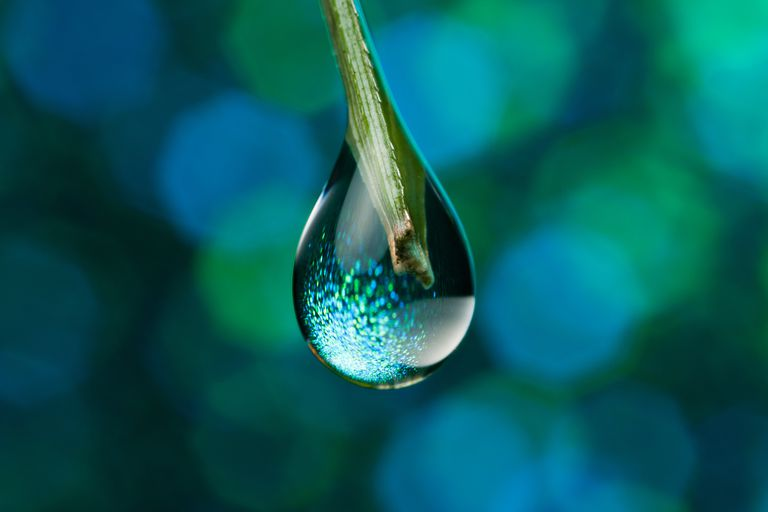
#> input picture images/drop.jpg, 768 x 512 px, found by its file name
$ jupyter execute --allow-errors Lecture_4.ipynb   (shell and % lines are left out)
#> lines starting #> are read from the running program, lines starting #| are printed output that depends on the picture
[cell 1]
from scipy import ndimage
import scipy
import numpy as np
import matplotlib.image as mpimg
from matplotlib import pyplot as plt
import matplotlib

## Defining and visualizing an image

We will use the matplotlib.image library for loading the image from our computer.

[cell 2]
# Define an image
image = [
   [0,0,0,1,0,0,0],
   [0,0,0,1,0,0,0],
   [0,0,0,1,0,0,0],
   [0,0,1,1,1,0,0],
   [0,0,1,1,1,0,0],
   [0,0,1,1,1,0,0],
   [0,0,0,0,0,0,0],
]

# Display the image
plt.figure(figsize=(7,7))
plt.imshow(image, cmap='gray', vmin=-3, vmax=3)
plt.show()
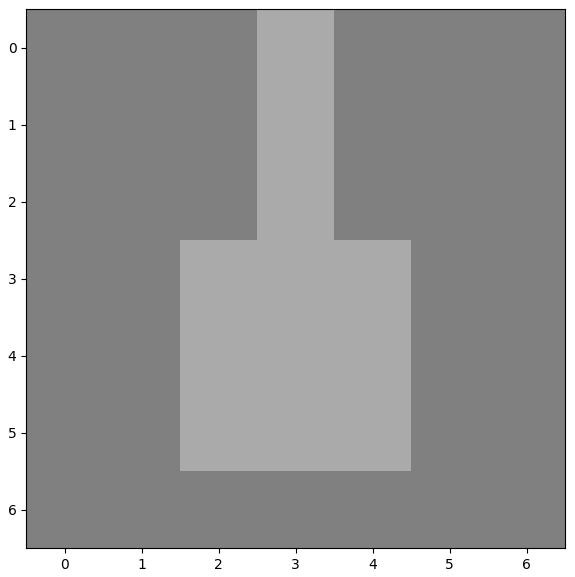
#> figure drawn by matplotlib, 1 panel

[cell 3]
# Define the filter
filter = [
  [-1,0,1],
  [-1,0,1],
  [-1,0,1]
]

# Display the image
plt.figure(figsize=(3,3))
plt.imshow(filter, cmap='gray', vmin=-3, vmax=3)
plt.show()
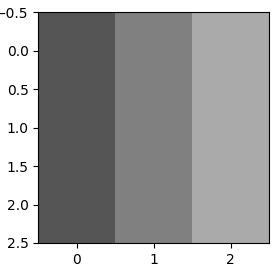
#> figure drawn by matplotlib, 1 panel

# Apply convolution

[cell 4]
# apply convolution operation
def convolve_img(img, fi):
    filtered = ndimage.correlate(img, fi, mode='constant', cval=0.0)
    #filtered = ndimage.correlate(img, fi, mode='mirror')
    return filtered

[cell 5]
filtered_img = convolve_img(image, filter)
# Display the image
plt.figure(figsize=(7,7))
plt.imshow(filtered_img, cmap='gray', vmin=-3, vmax=3)
plt.show()
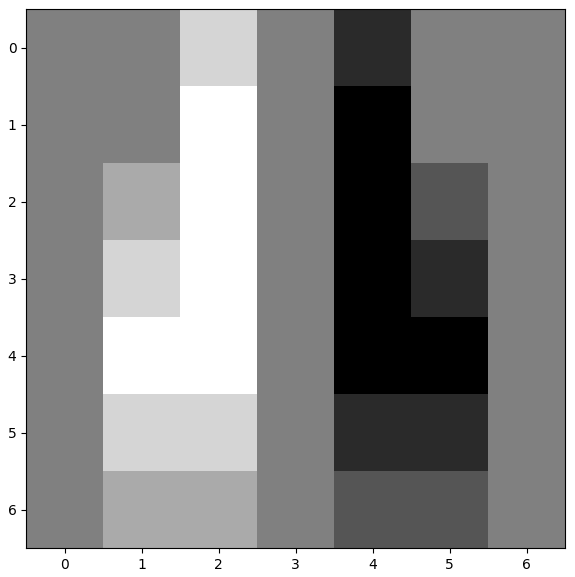
#> figure drawn by matplotlib, 1 panel

[cell 6]
print(filtered_img)

## Loading an image and convolve it

[cell 7]
# Display the loaded image
drop = mpimg.imread("drop.jpg")
#> drop is the input picture: shape (512, 768, 3); mean R, G, B 8.4, 92, 93.7
print(drop.shape)
#| (512, 768, 3)
plt.figure(figsize=(10,10))
plt.imshow(drop)
plt.show()

[cell 8]
def rgb2gray(rgb):
    return np.dot(rgb[...,:3], [0.2989, 0.5870, 0.1140])
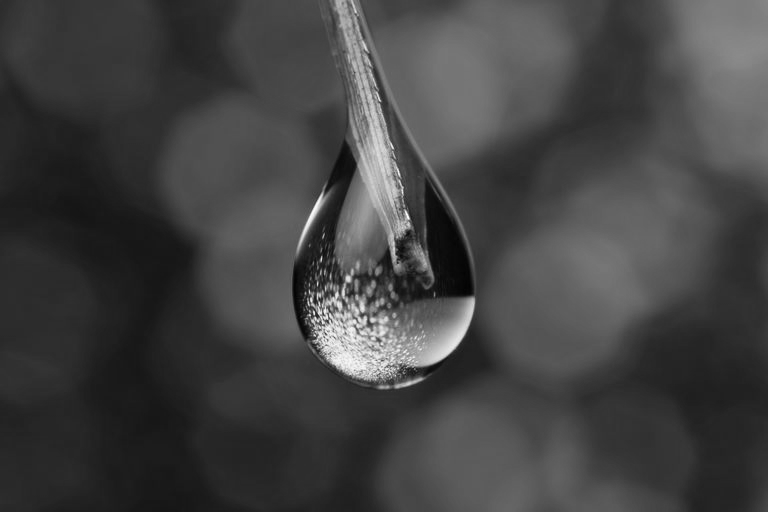
#> returned value: shape (512, 768) float64; min 1.97, max 252.6, mean 67.2

gray_drop = rgb2gray(drop)
print(gray_drop.shape)
#| (512, 768)
plt.figure(figsize=(10,10))
plt.imshow(gray_drop, cmap='gray')
plt.show()

[cell 9]
filter = [
  [-1,0,1],
  [-1,0,1],
  [-1,0,1]
]

# [5 lines of commented-out code are left out]


#> (the rest of this cell did not finish here and is left out)

## Quiz

[cell 10]
## Quiz

filter = [
  [0,0,0],
  [0,1,0],
  [0,0,0]
]

image = [
   [0,0,0,1,0,0,0],
   [0,0,0,1,0,0,0],
   [0,0,0,1,0,0,0],
   [0,0,1,1,1,0,0],
   [0,0,1,1,1,0,0],
   [0,0,1,1,1,0,0],
   [0,0,0,0,0,0,0],
]

filter = np.asarray(filter, dtype=float)
image = np.asarray(image, dtype=float)
filtered_image = convolve_img(image, filter)
# Display the image
f, ax = plt.subplots(1,2, figsize=(20,10))
ax[0].imshow(image, cmap='gray', vmin=0, vmax=3)
ax[1].imshow(filtered_image, cmap='gray',vmin=0, vmax=3)

print(filtered_image)
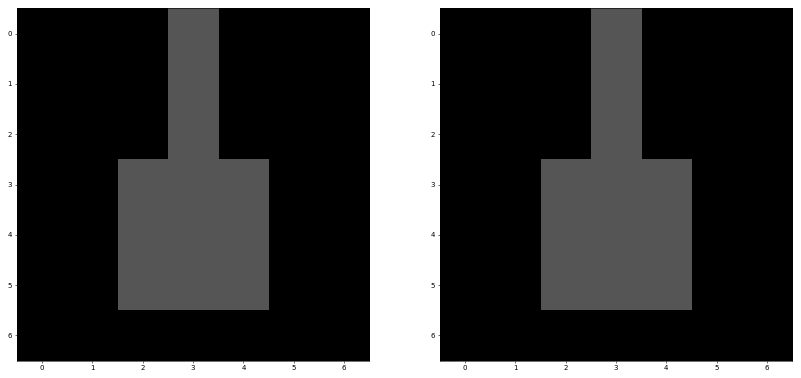
#> figure drawn by matplotlib, 2 panels

$ run again, with images/cat.jpg copied over images/drop.jpg
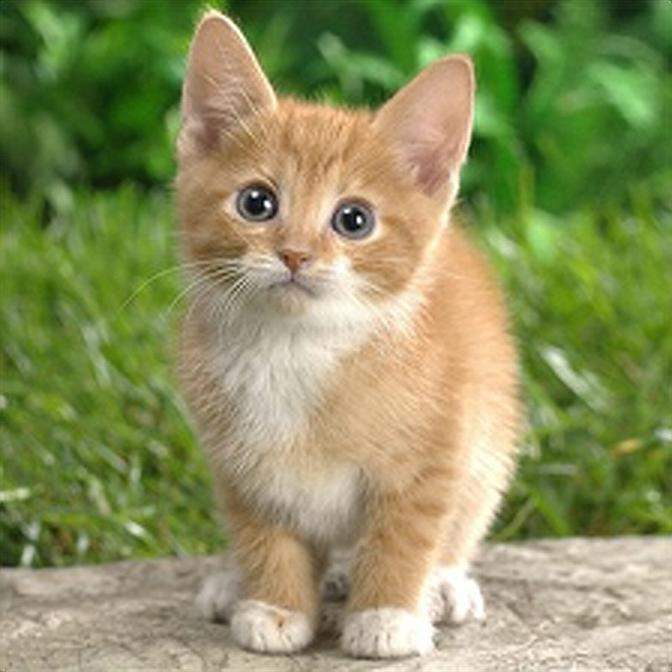
#> input picture images/cat.jpg, 672 x 672 px, found by its file name
#> drop is the input picture: shape (672, 672, 3); mean R, G, B 138.4, 144.4, 94.3
#| (672, 672, 3)
#> in rgb2gray, `return np.dot(rgb[...,:3], [0.2989, 0.5870, 0.1140])`:
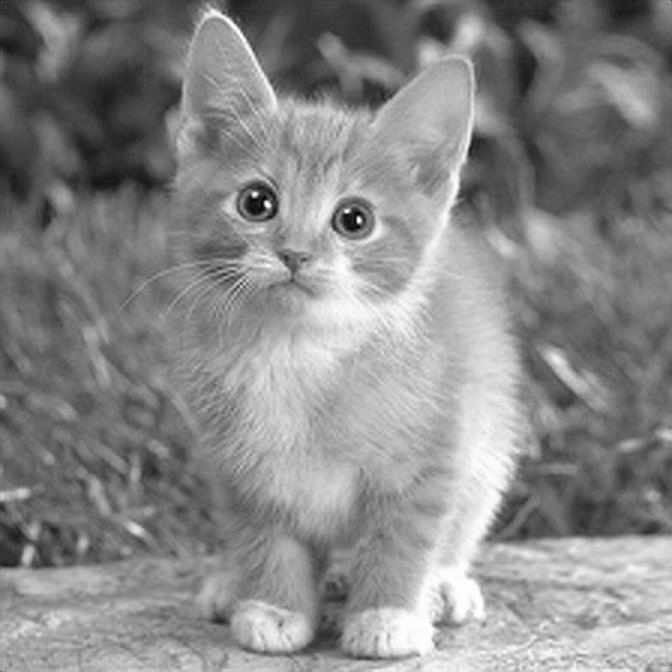
#> returned value: shape (672, 672) float64; min 0, max 255, mean 136.9
#| (672, 672)

$ run again, with images/cat2.jpg copied over images/drop.jpg
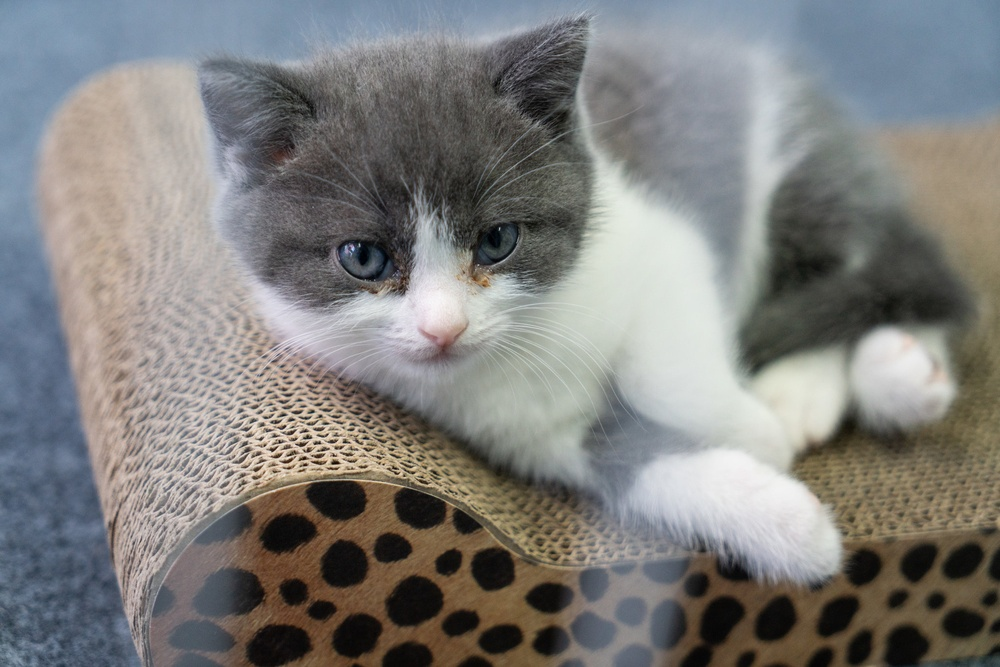
#> input picture images/cat2.jpg, 1000 x 667 px, shrunk from 2048 x 1366 before the run, found by its file name
#> drop is the input picture: shape (667, 1000, 3); mean R, G, B 127.4, 126.9, 124.9
#| (667, 1000, 3)
#> in rgb2gray, `return np.dot(rgb[...,:3], [0.2989, 0.5870, 0.1140])`:
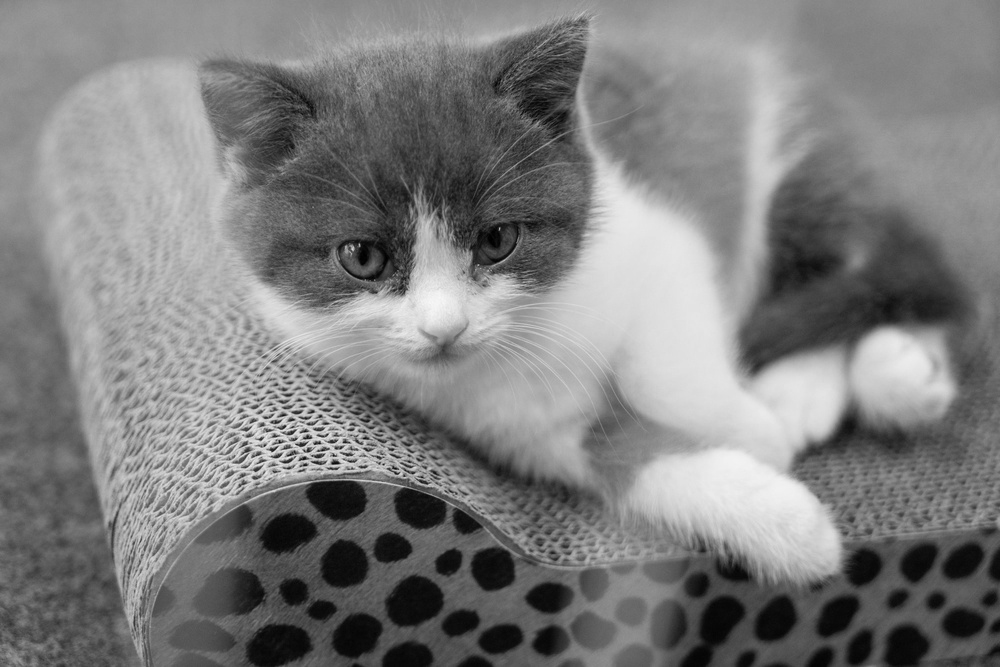
#> returned value: shape (667, 1000) float64; min 0.228, max 247.7, mean 126.8
#| (667, 1000)
